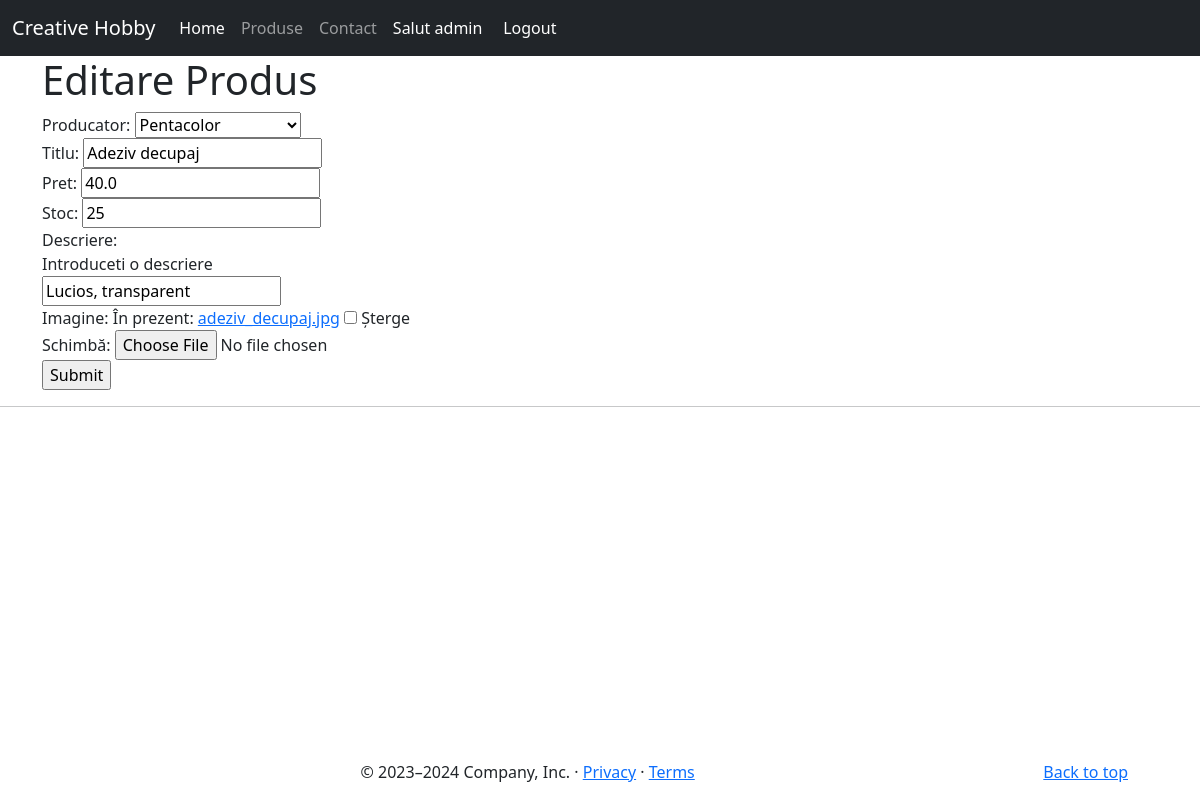
Page /produs/edit/1/ (signed in) on the earlier database version.
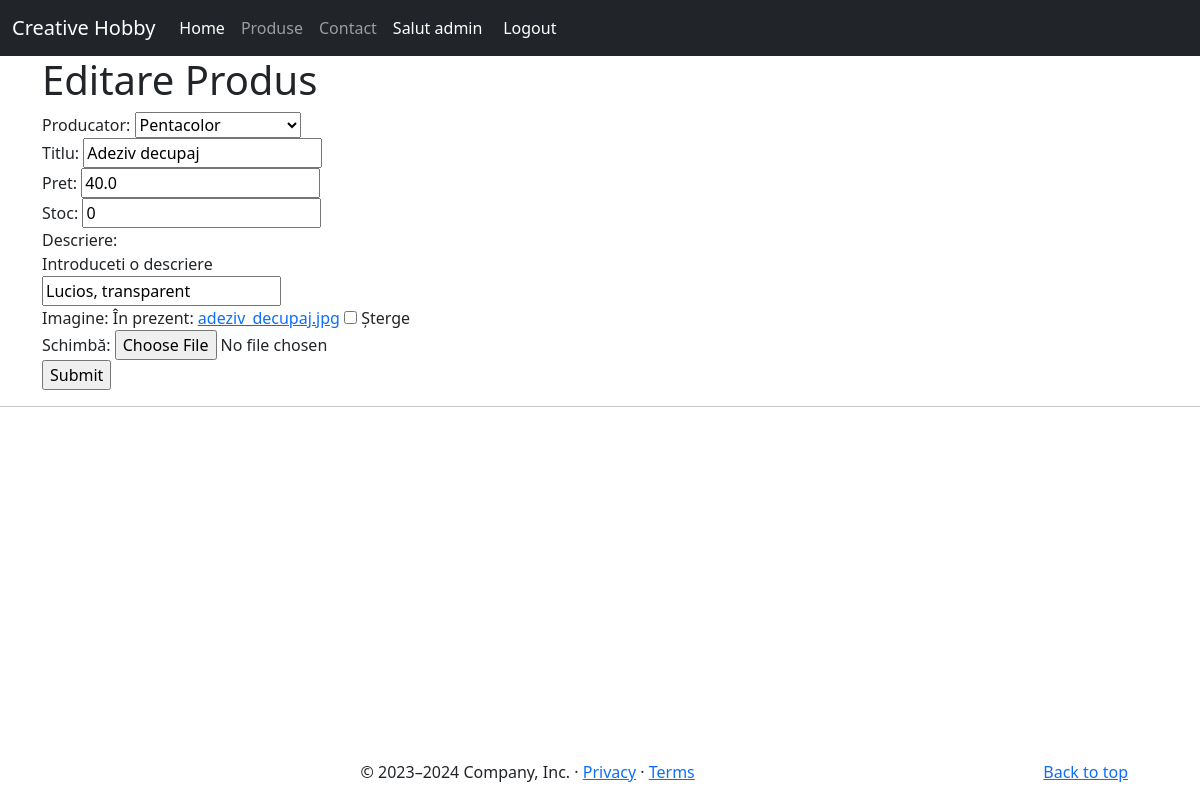
Same page on the later database version.
### app/models.py (models this page shows, shortened)
class Produs(models.Model):
    producator = models.ForeignKey(Producator, null=True, blank = True, on_delete=models.CASCADE)
    titlu = models.CharField(max_length=50) #unique=True - daca vrem sa nu avem dubluri la nume
    pret = models.FloatField(db_index = True)
    stoc = models.IntegerField(default=0)
    descriere = models.CharField(max_length=1024, null=True, blank=True, help_text="Introduceti o descriere" )
    imagine = models.FileField(null=True, blank=True)
    created = models.DateTimeField(auto_now_add=True)
    updated = models.DateTimeField(auto_now=True)

### app/views.py (the view)
# urls.py: path("produs/edit/<int:produs_id>/", views.editare_produs, name="edit-produs"),
@is_staff
@login_required
def editare_produs(request, produs_id):
    produs = get_object_or_404(Produs, id=produs_id)
    formular = ProdusForm(instance=produs)
    if request.method == "POST":
        formular = ProdusForm(request.POST, instance=produs)
        if formular.is_valid():
            formular.save()
            return redirect(reverse("pagina-produse"))
    return render(request, "editare_produs.html", {"form": formular})

### app/forms.py
class ProdusForm(forms.ModelForm):
    class Meta:
        model = Produs
        fields = "__all__"

### app/models.py (called while the page is built)
    def __str__(self):
        return f"{self.nume}"

### app/templates/editare_produs.html (shortened to what this page needs)
{% extends "base.html" %}
{% block body %}
<h1> Editare Produs </h1>
    <form method="POST">
        {{ form }}
        <input type="submit" />
    </form>
{% endblock body %}

Differences in the rows shown:
changed Produs "Pentacolor": stoc "25" → "0"
